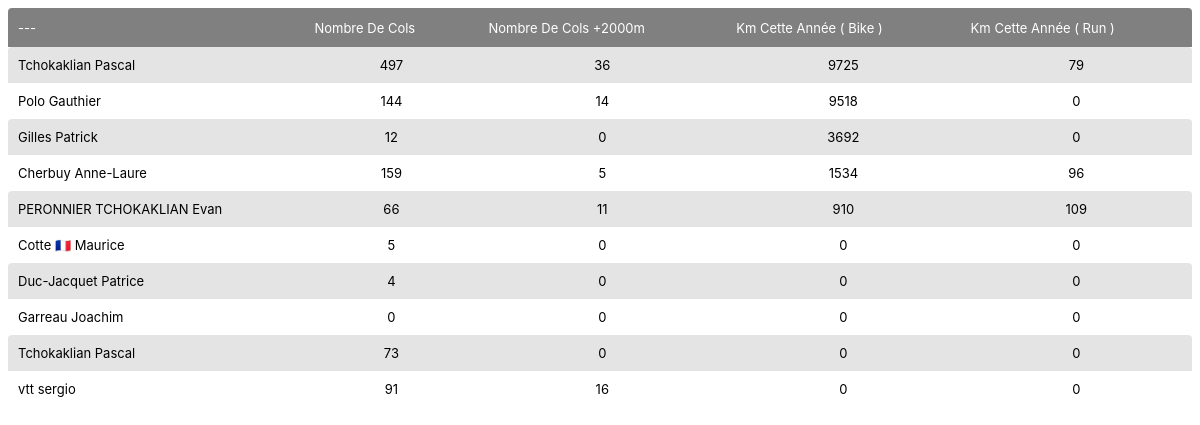
/stat_list/, run on the app's committed database.
### myapp/models.py (models this page shows, shortened)
class User_dashboard(models.Model):
	id = models.IntegerField(auto_created=True,  primary_key=True)
	strava_user_id = models.IntegerField(null=True)
	col_count = models.IntegerField(null=True)
	col2000_count = models.IntegerField(null=True)
	bike_year_km  = models.IntegerField(null=True)
	run_year_km  = models.IntegerField(null=True)
	km4s = models.IntegerField(null=True)
	den4s = models.IntegerField(null=True)
	def get_nom_prenom(self):
		ret = 'Not Found'
		if self.strava_user_id != None:
			all_strava_user=Strava_user.objects.filter(strava_user_id = self.strava_user_id)
			strava_user = all_strava_user[0].strava_user
			authuserlist = User.objects.filter(username=strava_user)
			ret = authuserlist[0].last_name + ' ' + authuserlist[0].first_name
		return ret

class Strava_user(models.Model):
	id = models.IntegerField(auto_created=True,  primary_key=True)
	strava_user_id = models.IntegerField(null=True)
	strava_user = models.CharField(max_length=100, default="-")
	first_name = models.CharField(max_length=100, default="-")
	last_name = models.CharField(max_length=100, default="-")
	token_type = models.CharField(max_length=100, default="-")
	access_token = models.CharField(max_length=100, default="-")
	refresh_token = models.CharField(max_length=100, default="-")
	expire_at = models.IntegerField(null=True)
	city = models.CharField(max_length=50, null=True)
	country = models.CharField(max_length=50, null=True)
	sex = models.CharField(max_length=100, null=True)

### myapp/views.py (the view)
# urls.py: path('stat_list/',StatListView.as_view(), name = 'stat_list'),
class StatListView(MobileTemplateMixin, generic.ListView):
    model = User_dashboard
    context_object_name = 'stat_list'               # your own name for the list as a template
    template_name = "stat_list.html"                # Specify your own template name/location
    def get_queryset(self):
        qsOk = User_dashboard.objects.all().order_by('-bike_year_km')
        return qsOk

### myapp/views.py (called while the page is built)
def is_mobile_user_agent(request):
    ua = getattr(request, "user_agent", None)
    if ua is not None:
        return ua.is_mobile or ua.is_tablet
    ua_string = request.META.get("HTTP_USER_AGENT", "").lower()
    return any(tok in ua_string for tok in ("mobile", "android", "iphone", "ipad", "phone", "blackberry", "windows phone"))

    def is_mobile(self):
        if getattr(self, "force_mobile", False):
            return True
        if self.kwargs.get("force_mobile"):
            return True
        return is_mobile_user_agent(self.request)

    def get_template_names(self):
        names = super().get_template_names()
        if self.is_mobile():
            mobile_names = [self._mobile_template_name(name) for name in names]
            return mobile_names + names
        return names

    def get_context_data(self, **kwargs):
        context = super().get_context_data(**kwargs)
        if self.is_mobile() and getattr(self, "context_object_name", None):
            mobile_key = f"m_{self.context_object_name}"
            context.setdefault(mobile_key, context.get(self.context_object_name))
        return context

### myapp/templates/stat_list.html (shortened to what this page needs)
<!doctype html>
<html lang="en">
<head>
    {% load static %}
    <link rel="stylesheet" href="{% static 'css/grid.css' %}">
</head>
<body>
{% block content %}
  {% if stat_list %}
  <font size="2" face="verdana" >
  <table id = "myTable" width="100%" class="sortable n-last" >
    <thead>
      <tr>
        <th>---</th>
        <th >Nombre de Cols</th>
        <th>Nombre de Cols +2000m</th>
        <th>Km cette année ( bike )</th>
        <th>Km cette année ( run )</th>
      </tr>
    </thead>
    <tbody>
    {% for stat in stat_list %}
      {% if stat.get_nom_prenom != "Not Found" %}
      <tr>
        <td align="left">
          {{stat.get_nom_prenom }}
        </td>
        <td align="center">
          {{stat.col_count }}
        </td>
        <td align="center">
          {{stat.col2000_count }}
        </td>
        <td align="center">
          {{stat.bike_year_km }}
         </td>
        <td align="center">
          {{stat.run_year_km }}
        </td>
      </tr>
    {% endif %}
    {% endfor %}
  </tbody>
  </table>
  </font>
  {% else %}
    <p>There is no Stats in the Database.</p>
  {% endif %}
{% endblock %}
</body>
</html>

### myapp/static/css/grid.css (style rules this page uses)
.sortable thead th:not(.no-sort) { cursor: pointer; }
.sortable thead th:not(.no-sort)::after, .sortable thead th:not(.no-sort)::before { transition: color 0.1s ease-in-out; font-size: 1.2em; color: transparent; }
.sortable thead th:not(.no-sort)::after { margin-left: 3px; content: "▸"; }
.sortable { --stripe-color: #e4e4e4; --th-color: #fff; --th-bg: #808080; --td-color: #000; --td-on-stripe-color: #000; border-spacing: 0; }
.sortable tbody tr:nth-child(odd) { background-color: var(--stripe-color); color: var(--td-on-stripe-color); }
.sortable thead th { background: var(--th-bg); color: var(--th-color); font-weight: normal; text-align: left; text-transform: capitalize; vertical-align: baseline; white-space: nowrap; }
.sortable td { color: var(--td-color); }
.sortable td, .sortable th { padding: 10px; }
.sortable td:first-child, .sortable th:first-child { border-top-left-radius: 4px; }
.sortable td:last-child, .sortable th:last-child { border-top-right-radius: 4px; }
body { font-size: 14px; }
* { box-sizing: border-box; font-family: -apple-system, BlinkMacSystemFont, "Segoe UI", "Roboto", "Oxygen", "Ubuntu", "Cantarell", "Fira Sans", "Droid Sans", "Helvetica Neue", sans-serif; -webkit-font-smoothing: antialiased; -moz-osx-font-smoothing: grayscale; }

### data on the page
User_dashboard: get_nom_prenom "Tchokaklian Pascal", col_count "497", col2000_count "36", bike_year_km "9725", run_year_km "79"
User_dashboard: get_nom_prenom "Polo Gauthier", col_count "144", col2000_count "14", bike_year_km "9518", run_year_km "0"
User_dashboard: get_nom_prenom "Gilles Patrick", col_count "12", col2000_count "0", bike_year_km "3692", run_year_km "0"
User_dashboard: get_nom_prenom "Cherbuy Anne-Laure", col_count "159", col2000_count "5", bike_year_km "1534", run_year_km "96"
User_dashboard: get_nom_prenom "PERONNIER TCHOKAKLIAN Evan", col_count "66", col2000_count "11", bike_year_km "910", run_year_km "109"
User_dashboard: get_nom_prenom "Cotte 🇫🇷 Maurice", col_count "5", col2000_count "0", bike_year_km "0", run_year_km "0"
User_dashboard: get_nom_prenom "Duc-Jacquet Patrice", col_count "4", col2000_count "0", bike_year_km "0", run_year_km "0"
User_dashboard: get_nom_prenom "Garreau Joachim", col_count "0", col2000_count "0", bike_year_km "0", run_year_km "0"
User_dashboard: get_nom_prenom "Tchokaklian Pascal", col_count "73", col2000_count "0", bike_year_km "0", run_year_km "0"
User_dashboard: get_nom_prenom "vtt sergio", col_count "91", col2000_count "16", bike_year_km "0", run_year_km "0"
